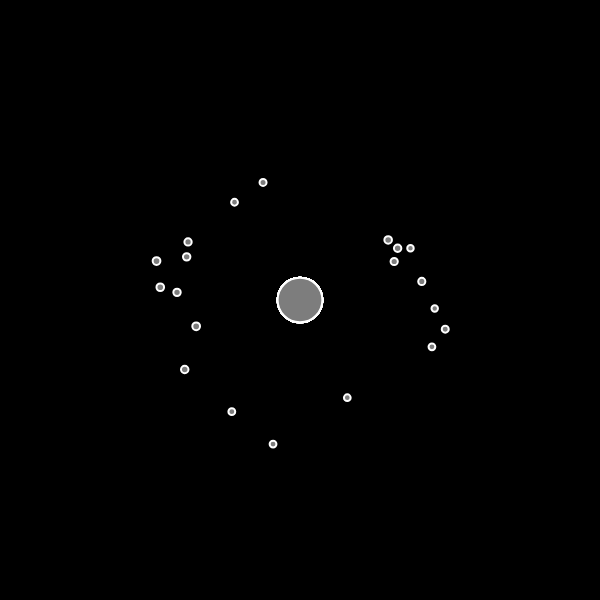
Frame 1 (no input)
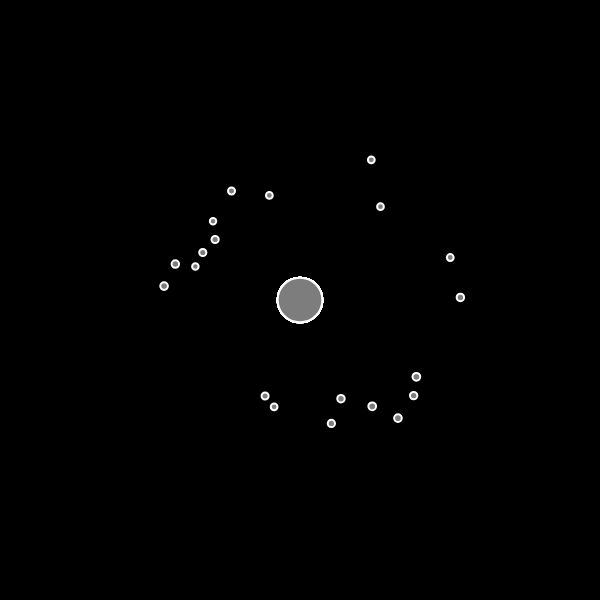
Frame 60 (no input)
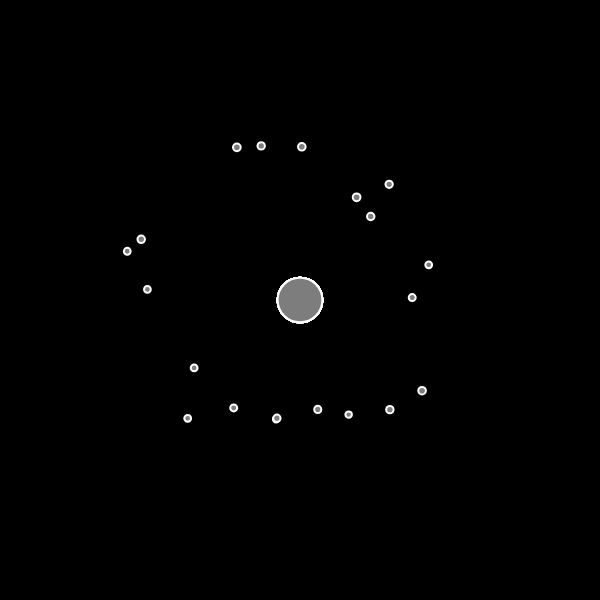
Frame 120 (the mouse pressed at the canvas centre since frame 60)

The p5.js sketch that drew these frames (run headless with seeded random() and noise() and a simulated clock; from frame 60 on, the mouse is pressed at the canvas centre):

// p5.js sketch
// ── sketch.js
let movers = [];
let sun;
let G = 1;

function setup() {
  createCanvas(600, 600);
  for (let i = 0; i < 20; i ++) {
    let pos = p5.Vector.random2D();
    let vel = pos.copy();
    vel.setMag(random(10, 15));
    pos.setMag(random(100, 150));
    vel.rotate(PI/2);
    p5.Vector.random2D();
    let m = random(10, 15);
    movers[i] = new Mover(pos.x, pos.y, vel.x, vel.y, m)
  }
  sun = new Mover(0, 0, 0, 0, 500);
  background(0);
}

function draw() {
  background(0);
  translate(width/2, height/2);

  // Try Barnes-Hut simulation and Quadtree #98
  for (let mover of movers) {
    sun.attract(mover)
    for (let other of movers) {
      if (mover != other) {
        mover.attract(other);
      }
    }
  }

  for (let mover of movers) {
    mover.update();
    mover.show();

    sun.show();
    sun.update();
  }
}

// ── attractor.js
class Attractor {
    constructor(x, y, mass) {
        this.position = createVector(x, y);
        this.mass = mass;
        this.radius = sqrt(this.mass);
    }

    applyForce(force) {
        let f = p5.Vector.div(force, this.mass);
        this.acceleration.add(f);
    }

    attract(mover) {
        let force = p5.Vector.sub(this.position, mover.position);
        let dSq = constrain(force.magSq(), 100, 1000);
        let strength = G * (this.mass * mover.mass) / dSq;
        force.setMag(strength);
        mover.applyForce(force);
    }

    show() {
        noStroke();
        fill(255, 0, 100)
        ellipse(this.position.x, this.position.y, this.radius*2);
    }
}
// ── mover.js
class Mover {
    constructor(x, y, vx, vy, mass){
        this.position = createVector(x, y);
        this.velocity = createVector(vx, vy)
            this.acceleration = createVector(0, 0);
        this.mass = mass;
        this.radius = sqrt(this.mass);
    }

    applyForce(force) {
        let f = p5.Vector.div(force, this.mass);
        this.acceleration.add(f);
    }

    attract(mover) {
        let force = p5.Vector.sub(this.position, mover.position);
        let dSq = constrain(force.magSq(), 100, 1000);
        let strength = G * (this.mass * mover.mass) / dSq;
        force.setMag(strength);
        mover.applyForce(force);
    }

    update() {
        this.velocity.add(this.acceleration);
        this.position.add(this.velocity);
        this.acceleration.set(0, 0);
    }

    show() {
        stroke(255);
        strokeWeight(2);
        fill(125);
        ellipse(this.position.x, this.position.y, this.radius*2);
    }
}
